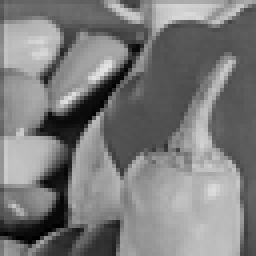
%> input picture Object/cro_64.tiff, 64 x 64 px (shown 4 times larger)
$ octave Sampling_bias_random.m   (GNU Octave 9; MATLAB toolbox functions it lacks are replaced by stand-ins)
%> lines starting %> are read from the running program, lines starting %| are printed output that depends on the picture; in (x1, y1, x2, y2) boxes, pixels count from 0 and x2, y2 are one past the last pixel; in counts of white or black regions, pixels touching at a corner belong together; the program's own positions count from 1
clear; clc;

% Add l1magic
path(path, './l1magic/Optimization');

%% ================= PARAMETERS =================
N = 64;

img = imread('cro_64.tiff');
obj = im2double(img(:,:,1));
obj = imresize(obj, [N N]);

x_true = obj(:);
%> x_true = 4096 values, max 0.886 at index 1681, min 0 at index 380, mean 0.484

mode = 'square';

low_percent  = 0.00;
rand_percent = 0.10;

%% ================= ORDERING =================
switch lower(mode)
    case 'square'
        order = [];
        mask = false(N,N);
        r = 1;
        while size(order,1) < N*N
            temp = false(N,N);
            temp(1:r,1:r)=1;
            newpix = temp & ~mask;
            [ii,jj] = find(newpix);
            order = [order; ii jj];
            mask = temp;
            r = min(r+1,N);
        end
end


% ================= SQUARE BIASED RANDOM SAMPLING =================

[L, P] = ndgrid(1:N, 1:N);

% Square distance
dist_sq = max(L-1, P-1);

alpha = 1;
prob_map = 1 ./ (1 + dist_sq.^alpha);

prob_vec = prob_map(:);
prob_vec = prob_vec / sum(prob_vec);

M = round(rand_percent * N * N);

% ----- CUSTOM WEIGHTED SAMPLING (no toolbox) -----
cdf = cumsum(prob_vec);
selected_idx = zeros(M,1);

count = 0;
while count < M
    r = rand;
    idx = find(cdf >= r, 1);

    % avoid duplicates
    if ~ismember(idx, selected_idx)
        count = count + 1;
        selected_idx(count) = idx;
    end
end

final_order = [L(selected_idx), P(selected_idx)];

fprintf('Sampling ratio = %.2f %%\n',100*M/(N*N));
%% ================= BUILD A AND b =================
A = zeros(M, N*N);
b = zeros(M,1);

for k = 1:M

    i = final_order(k,1);
    j = final_order(k,2);

    delta = zeros(N,N);
    delta(i,j)=1;

    % Hadamard basis (ORTHONORMAL)
    H = ifwht(ifwht(delta')') / N;

    % Differential patterns
    Hp = (1 + H)/2;
    Hm = (1 - H)/2;
    % Bucket signals
    Ip = sum(sum(Hp .* obj));
    Im = sum(sum(Hm .* obj));
    h_sp = (abs(Ip)).^2;
    h_sm = (abs(Im)).^2;

    % Linear measurement
    b(k) = h_sp-h_sm;

    A(k,:) = H(:)';
end
%> this loop made 410 passes
%> (Ip, Im, h_sp, h_sm) on passes 1 to 3: (990.2, 990.3, 980541.5, 980675.9), (990.3, 990.2, 980716.3, 980501.1), (990.2, 990.3, 980562.7, 980654.8)
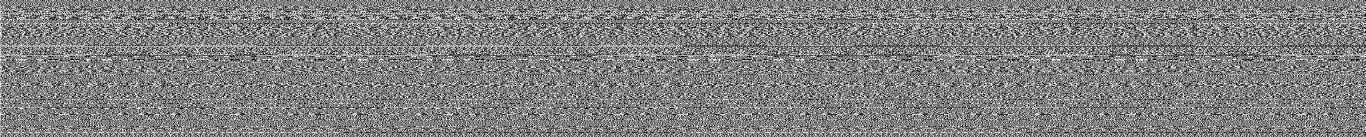
%> A: size 410x4096 double (shown at 1/3 size); values -0.0156 (black) and 0.0156 (white), 50.1% white; black in thin lines or dots
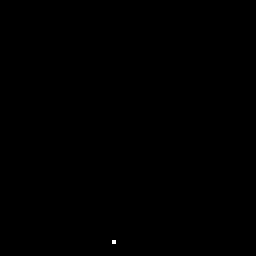
%> delta: size 64x64 double (shown 4 times larger); values 0 (black) and 1 (white), 0.02% white in thin lines or dots, all inside (x1, y1, x2, y2) = (28, 60, 29, 61)
%> after the loop, b = 410 values, max 61288 at index 41, min -3694.7 at index 189, mean 138.3

%% ================= ADD NOISE =================
b = b + 0.01 * randn(size(b));

%% ================= INVERSE =================
x_inv = pinv(A) * b;
%> x_inv = 4096 values, max 1622.6 at index 2743, min 329.3 at index 824, mean 957.6
x_inv_img = reshape(x_inv, [N N]);
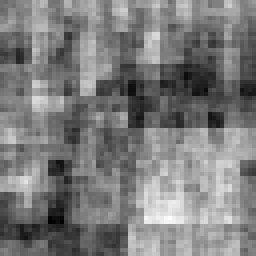
%> x_inv_img: size 64x64 double (shown 4 times larger); min 329.3, max 1622.6, mean 957.6; drawn with min black and max white

%% ================= TV RECONSTRUCTION =================
x0 = A' * b;
%> x0 has the same summary as x_inv

epsilon = 0.005 * norm(b);
%> epsilon = 314.7

%> (the run ends here)
